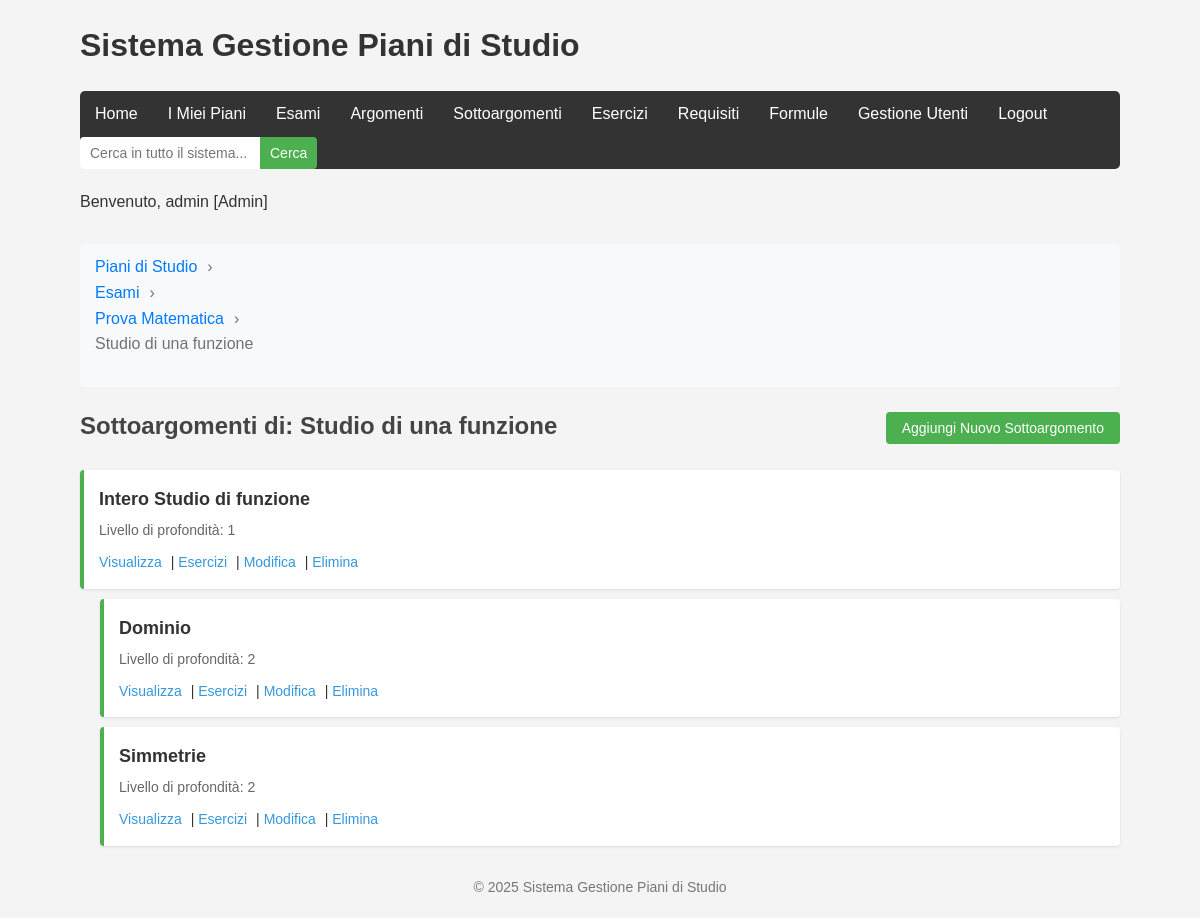
The page /pages/sottoargomenti.php?argomento_id=1 (signed in) on the database its author committed.
### tables this page shows
CREATE TABLE `argomenti` (
  `id` int(11) NOT NULL,
  `esame_id` int(11) NOT NULL,
  `titolo` varchar(100) NOT NULL,
  `descrizione` text DEFAULT NULL,
  `livello_importanza` int(11) DEFAULT 3
);

CREATE TABLE `sottoargomenti` (
  `id` int(11) NOT NULL,
  `argomento_id` int(11) NOT NULL,
  `titolo` varchar(100) NOT NULL,
  `descrizione` text DEFAULT NULL,
  `livello_profondita` int(11) DEFAULT 1
);

### models/argomento.php (called while the page is built, shortened)
<?php
class Argomento {
    private $conn;
    private $table_name = "argomenti";
    public $id;
    public function __construct($db) {
        $this->conn = $db;
    }
    public function readOne() {
        $query = "SELECT a.*, e.nome as esame_nome
                  FROM " . $this->table_name . " a
                  LEFT JOIN esami e ON a.esame_id = e.id
                  WHERE a.id = :id
                  LIMIT 0,1";
        $stmt = $this->conn->prepare($query);
        $stmt->bindParam(":id", $this->id);
        $stmt->execute();
        $row = $stmt->fetch(PDO::FETCH_ASSOC);
        if ($row) {
            return $row;
        }
        return [];
    }
}
?>

### models/sottoargomento.php (called while the page is built, shortened)
<?php
class SottoArgomento {
    private $conn;
    private $table_name = "sottoargomenti";
    public function __construct($db) {
        $this->conn = $db;
    }
    public function readByArgomento($argomento_id) {
        $query = "SELECT * FROM " . $this->table_name . "
                  WHERE argomento_id = :argomento_id
                  ORDER BY livello_profondita ASC, titolo ASC";
        $stmt = $this->conn->prepare($query);
        $stmt->bindParam(":argomento_id", $argomento_id);
        $stmt->execute();
        return $stmt;
    }
}
?>

### pages/sottoargomenti.php (the view, shortened to what this page needs)
<?php
include_once '../ui/includes/header.php';
include_once '../models/sottoargomento.php';
include_once '../models/argomento.php';
$database = new Database();
$db = $database->getConnection();
$sottoargomento = new SottoArgomento($db);
$argomento = new Argomento($db);
$esame = new Esame($db);
$argomento_id = isset($_GET['argomento_id']) ? $_GET['argomento_id'] : null;
$argomento_info = null;
if ($argomento_id) {
    $argomento->id = $argomento_id;
    $argomento_info = $argomento->readOne();
    if ($argomento_info) {
        $esame->id = $argomento_info['esame_id'];
        $esame_info = $esame->readOne();
    }
}
include_once 'components/shared/breadcrumb.php';
if ($argomento_id && $argomento_info) {
    $breadcrumb_items = [
        ['text' => 'Piani di Studio', 'link' => 'index.php'],
        ['text' => 'Esami', 'link' => 'esami.php?piano_id=' . $esame_info['piano_id']],
        ['text' => $esame_info['nome'], 'link' => 'argomenti.php?esame_id=' . $esame_info['id']],
        ['text' => $argomento_info['titolo']]
    ];
    generaBreadcrumb($breadcrumb_items);
}
echo "<div class='header-with-button'>";
if ($argomento_id && $argomento_info) {
    echo "<h2>Sottoargomenti di: " . htmlspecialchars($argomento_info['titolo']) . "</h2>";
} else {
    echo "<h2>Tutti i Sottoargomenti</h2>";
}
if (isset($_SESSION['user_id'])) {
    echo "<button id='showCreateFormBtn' class='btn-primary'>Aggiungi Nuovo Sottoargomento</button>";
}
echo "</div>";
$stmt = $argomento_id ? $sottoargomento->readByArgomento($argomento_id) : $sottoargomento->readAll();
$num = $stmt->rowCount();
if ($num > 0) {
    echo "<ul class='item-list'>";
    while ($row = $stmt->fetch(PDO::FETCH_ASSOC)) {
        extract($row);
        $argomento_info_display = isset($argomento_titolo) ?
            "<div class='item-meta'>Argomento: " . htmlspecialchars($argomento_titolo) . "</div>" : "";
        echo "<li class='depth-{$livello_profondita}'>
                <div class='item-title'>" . htmlspecialchars($titolo) . "</div>
                {$argomento_info_display}
                <div class='item-meta'>Livello di profondità: {$livello_profondita}</div>
                <div class='item-description'>" . htmlspecialchars($descrizione) . "</div>
                <div class='item-actions'>
                    <a href='view_sottoargomento.php?id={$id}'>Visualizza</a> |
                    <a href='esercizi.php?sottoargomento_id={$id}'>Esercizi</a>";
        if (isset($_SESSION['user_id'])) {
            echo " | <a href='?edit={$id}" . ($argomento_id ? "&argomento_id={$argomento_id}" : "") . "'>Modifica</a>";
            echo " | <a href='?delete={$id}" . ($argomento_id ? "&argomento_id={$argomento_id}" : "") . "' onclick='return confirm(\"Sei sicuro di voler eliminare questo sottoargomento?\");'>Elimina</a>";
        }
        echo "</div></li>";
    }
    echo "</ul>";
} else {
    echo "<p>Nessun sottoargomento trovato." . ($argomento_id ? " Aggiungi un sottoargomento a questo argomento." : "") . "</p>";
}
include_once '../ui/includes/footer.php';
?>

### ui/css/style.css (style rules this page uses)
* { box-sizing: border-box; margin: 0; padding: 0; }
body { font-family: Arial, sans-serif; line-height: 1.6; color: #333; background-color: #f4f4f4; }
h2 { color: #444; margin-bottom: 15px; border-bottom: 1px solid #ddd; padding-bottom: 5px; }
button { padding: 10px 20px; background-color: #4CAF50; color: white; border: none; border-radius: 4px; cursor: pointer; font-size: 16px; transition: background-color 0.3s; }
ul { list-style-type: none; margin-bottom: 20px; }
li { background-color: white; margin: 5px 0; padding: 10px; border-radius: 4px; box-shadow: 0 1px 3px rgba(0, 0, 0, 0.1); }
a { text-decoration: none; color: #3498db; margin-left: 10px; }
.item-list li { padding: 15px; margin-bottom: 10px; border-left: 4px solid #4CAF50; }
.item-title { font-size: 18px; font-weight: bold; margin-bottom: 5px; }
.item-meta { font-size: 14px; color: #666; margin-bottom: 5px; }
.item-actions { font-size: 14px; margin-top: 5px; }
.item-actions a { margin-right: 5px; margin-left: 0; }
.depth-1 { margin-left: 0; }
.depth-2 { margin-left: 20px; }
.header-with-button { display: flex; justify-content: space-between; align-items: center; margin-bottom: 20px; flex-wrap: wrap; }
.header-with-button h2 { margin: 0; border-bottom: none; }
.header-with-button button { margin-left: 10px; }
.btn-primary { display: inline-block; padding: 8px 16px; background-color: #4CAF50; color: white; border: none; border-radius: 4px; cursor: pointer; font-size: 14px; transition: background-color 0.3s; text-decoration: none; }
.btn-primary { margin-left: 0; }

### rows shown on the page
argomenti: titolo "Studio di una funzione"
sottoargomenti: titolo "Intero Studio di funzione", livello_profondita "1"
sottoargomenti: titolo "Dominio", livello_profondita "2"
sottoargomenti: titolo "Simmetrie", livello_profondita "2"

### other values the page prints
$_SESSION['username'] "admin"
$item['text'] "Piani di Studio"
$item['text'] "Esami"
$item['text'] "Prova Matematica"
$item['text'] "Studio di una funzione"
